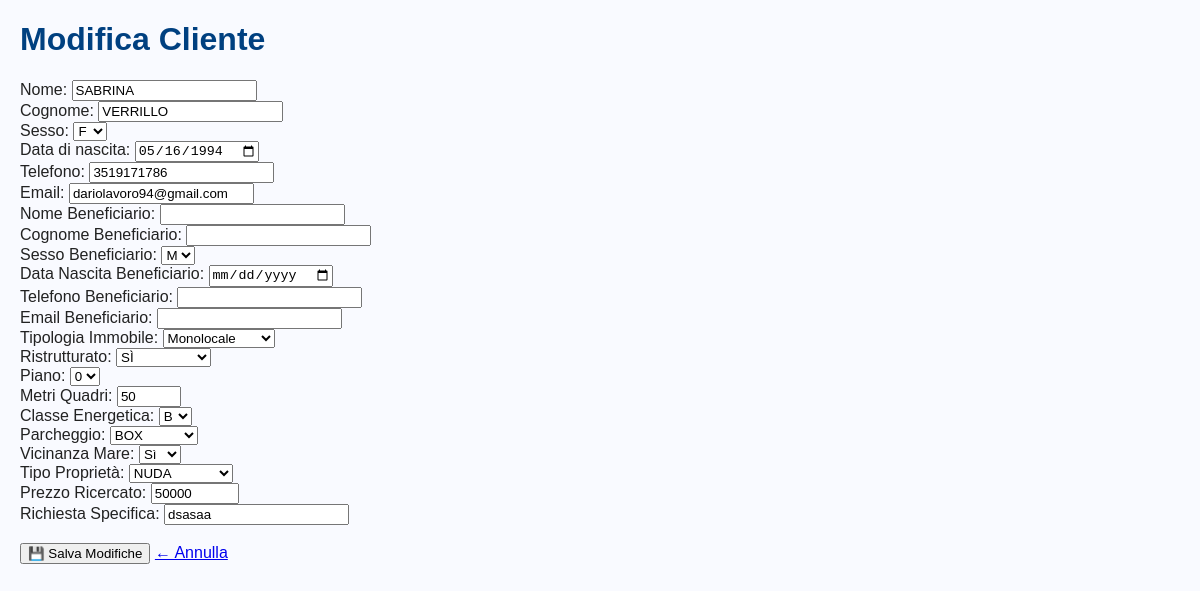
Screenshot of /modifica/6 with the database file from the repository.
### tables this page shows
CREATE TABLE clienti (
            id INTEGER PRIMARY KEY AUTOINCREMENT,
            nome TEXT,
            cognome TEXT,
            sesso TEXT,
            data_nascita TEXT,
            telefono TEXT,
            email TEXT,
            nome_beneficiario TEXT,
            cognome_beneficiario TEXT,
            sesso_beneficiario TEXT,
            data_nascita_beneficiario TEXT,
            telefono_beneficiario TEXT,
            email_beneficiario TEXT,
            tipologia_immobile TEXT,
            ristrutturato TEXT,
            piano TEXT,
            metri_quadri TEXT,
            classe_energetica TEXT,
            parcheggio TEXT,
            vicinanza_mare TEXT,
            tipo_proprieta TEXT,
            prezzo_ricercato TEXT,
            richiesta_specifica TEXT
        );

### gestionale-stampa.py (the view, shortened to what this page needs)
@app.route('/modifica/<int:id>', methods=['GET', 'POST'])
def modifica_cliente(id):
    db = get_db()
    cliente = db.execute('SELECT * FROM clienti WHERE id = ?', (id,)).fetchone()
    return render_template('modifica_cliente.html', cliente=cliente)

### gestionale-stampa.py (called while the page is built)
def get_db():
    if 'db' not in g:
        g.db = sqlite3.connect(DATABASE)
        g.db.row_factory = sqlite3.Row
    return g.db

@app.teardown_appcontext
def close_connection(exception):
    db = g.pop('db', None)
    if db is not None:
        db.close()

### templates/modifica_cliente.html (shortened to what this page needs)
<!DOCTYPE html>
<html lang="it">
<head>
    <link rel="stylesheet" href="{{ url_for('static', filename='style/style.css') }}">
</head>
<body>
    <h1>Modifica Cliente</h1>
    <form action="{{ url_for('modifica_cliente', id=cliente['id']) }}" method="POST">
        <label>Nome:</label>
        <input type="text" name="nome_cliente" value="{{ cliente['nome'] }}" maxlength="15" pattern="[A-Za-z]+" required><br>
        <label>Cognome:</label>
        <input type="text" name="cognome_cliente" value="{{ cliente['cognome'] }}" maxlength="15" pattern="[A-Za-z]+" required><br>
        <label>Sesso:</label>
        <select name="sesso_cliente" required>
            <option value="F" {% if cliente['sesso'] == 'F' %}selected{% endif %}>F</option>
        </select><br>
        <label>Data di nascita:</label>
        <input type="date" name="data_nascita" value="{{ cliente['data_nascita'] }}"><br>
        <label>Telefono:</label>
        <input type="text" name="telefono_cliente" value="{{ cliente['telefono'] }}" maxlength="10" pattern="[0-9]{1,10}"><br>
        <label>Email:</label>
        <input type="email" name="email_cliente" value="{{ cliente['email'] }}"><br>
        <label>Nome Beneficiario:</label>
        <input type="text" name="nome_beneficiario" value="{{ cliente['nome_beneficiario'] }}" maxlength="15" pattern="[A-Za-z]+"><br>
        <label>Cognome Beneficiario:</label>
        <input type="text" name="cognome_beneficiario" value="{{ cliente['cognome_beneficiario'] }}" maxlength="15" pattern="[A-Za-z]+"><br>
        <label>Sesso Beneficiario:</label>
        <select name="sesso_beneficiario">
            <option value="M" {% if cliente['sesso_beneficiario'] == 'M' %}selected{% endif %}>M</option>
        </select><br>
        <label>Data Nascita Beneficiario:</label>
        <input type="date" name="data_nascita_beneficiario" value="{{ cliente['data_nascita_beneficiario'] }}"><br>
        <label>Telefono Beneficiario:</label>
        <input type="text" name="telefono_beneficiario" value="{{ cliente['telefono_beneficiario'] }}" maxlength="10" pattern="[0-9]{1,10}"><br>
        <label>Email Beneficiario:</label>
        <input type="email" name="email_beneficiario" value="{{ cliente['email_beneficiario'] }}"><br>
        <label>Tipologia Immobile:</label>
        <select name="tipologia_immobile" required>
            {% for tipo in ['Monolocale','Bilocale','Trilocale','Quadrilocale','Villa singola','Villa bifamiliare','Altro'] %}
                <option value="{{ tipo }}" {% if cliente['tipologia_immobile'] == tipo %}selected{% endif %}>{{ tipo }}</option>
            {% endfor %}
        </select><br>
        <label>Ristrutturato:</label>
        <select name="ristrutturato" required>
            <option value="SI" {% if cliente['ristrutturato'] == 'SI' %}selected{% endif %}>SÌ</option>
        </select><br>
        <label>Piano:</label>
        <select name="piano" required>
            {% for p in range(0, 6) %}
                <option value="{{ p }}" {% if cliente['piano'] == p|string %}selected{% endif %}>{{ p }}</option>
            {% endfor %}
        </select><br>
        <label>Metri Quadri:</label>
        <input type="number" name="metri_quadri" min="20" max="400" value="{{ cliente['metri_quadri'] }}" required><br>
        <label>Classe Energetica:</label>
        <select name="classe_energetica">
            {% for c in ['A', 'B', 'C', 'D', 'E', 'F', 'G'] %}
                <option value="{{ c }}" {% if cliente['classe_energetica'] == c %}selected{% endif %}>{{ c }}</option>
            {% endfor %}
        </select><br>
        <label>Parcheggio:</label>
        <select name="parcheggio" required>
            {% for p in ['BOX','POSTO','PRIVATO','NESSUNO'] %}
                <option value="{{ p }}" {% if cliente['parcheggio'] == p %}selected{% endif %}>{{ p }}</option>
            {% endfor %}
        </select><br>
        <label>Vicinanza Mare:</label>
        <select name="vicinanza_mare" required>
            <option value="Sì" {% if cliente['vicinanza_mare'] == 'Sì' %}selected{% endif %}>Sì</option>
        </select><br>
        <label>Tipo Proprietà:</label>
        <select name="tipo_proprieta" required>
            {% for tipo in ['NUDA','PIENA','USUFRUTTO','ALTRO'] %}
                <option value="{{ tipo }}" {% if cliente['tipo_proprieta'] == tipo %}selected{% endif %}>{{ tipo }}</option>
            {% endfor %}
        </select><br>
        <label>Prezzo Ricercato:</label>
        <input type="number" name="prezzo_ricercato" min="20000" max="600000" value="{{ cliente['prezzo_ricercato'] }}" required><br>
        <label>Richiesta Specifica:</label>
        <input type="text" name="richiesta_specifica" maxlength="300" value="{{ cliente['richiesta_specifica'] }}"><br><br>
        <button type="submit">💾 Salva Modifiche</button>
        <a href="{{ url_for('lista_clienti') }}">← Annulla</a>
    </form>
</body>
</html>

### static/style/style.css (style rules this page uses)
body { font-family: Arial, sans-serif; background-color: #f9faff; color: #222; margin: 20px; }
h1 { color: #004080; }

### rows the page displays
clienti: nome_cliente "SABRINA", cognome_cliente "VERRILLO", sesso_cliente "F", data_nascita "05/16/1994", telefono_cliente "3519171786", email_cliente "dariolavoro94@gmail.com", tipologia_immobile "Monolocale", ristrutturato "SÌ", piano "0", metri_quadri "50", classe_energetica "B", parcheggio "BOX", vicinanza_mare "Sì", tipo_proprieta "NUDA", prezzo_ricercato "50000", richiesta_specifica "dsasaa"
